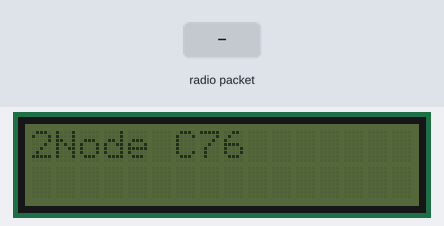
Simulated run of this sketch. Board: Arduino Uno, built with avr-gcc and run on an emulated ATmega328P. On the bench: 16×2 character LCD. Inputs (shaded band) come from the test bench. No radio packets arrive unless stated; what the sketch prints to the serial monitor is not drawn.

Above: at 3.2 s.
3.3 s: radio packet "1" arrives
At 4.5 s:
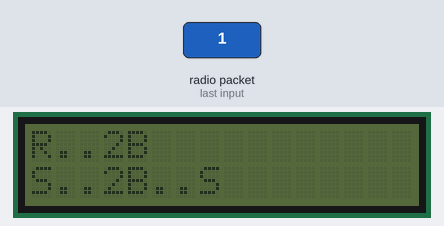
Timing chart, 0 to 6.3 s (numbered marks = the images above; inputs shaded):
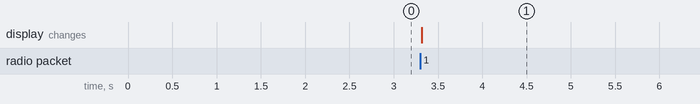

The sketch:

pong_dyn.ino
```cpp
/*
  Getting Started example sketch for nRF24L01+ radios
  This is a very basic example of how to send data from one node to another
  Updated: Dec 2014 by TMRh20
*/
#include <SPI.h>
#include "RF24.h"
#include <LiquidCrystal_I2C.h>
#include <printf.h>

LiquidCrystal_I2C lcd(0x27, 16, 2);
RF24 radio(7, 8);

/**********************************************************/
byte addresses[][6] = {"1Node", "2Node"};
const int min_payload_size = 4;
const int max_payload_size = 32;
const int payload_size_increments_by = 1;
int next_payload_size = min_payload_size;
char receive_payload[max_payload_size + 1]; // +1 to allow room for a terminating NULL char

void setup() {
  printf_begin();
  Serial.begin(115200);
  Serial.println(F("RF24/examples/GettingStarted - pong"));
  lcd.init(); // initialize the lcd
  lcd.noBacklight(); //Close the backlight

  radio.begin();
  // enable dynamic payloads
  radio.enableDynamicPayloads();
  // optionally, increase the delay between retries & # of retries
  radio.setRetries(5, 15);

  // Open a writing and reading pipe on each radio, with opposite addresses
  radio.openWritingPipe(addresses[0]);
  radio.openReadingPipe(1, addresses[1]);
  radio.startListening();
  radio.printDetails();

  lcd.print("2Node C");
  lcd.print(radio.getChannel());
  delay(2000);
  // Start the radio listening for data

}
void loop() {
  /****************** Pong Back Role ***************************/

  // if there is data ready
  while ( radio.available() ) {
    lcd.clear();
    lcd.print("R..");
    // Fetch the payload, and see if this was the last one.
    uint8_t len = radio.getDynamicPayloadSize();

    // If a corrupt dynamic payload is received, it will be flushed
    if (!len) {
      lcd.print("C");
      continue;
    }

    radio.read( receive_payload, len );
    // Put a zero at the end for easy printing
    receive_payload[len] = 0;
    // Spew it
    lcd.print(len);
    lcd.print("B");
    Serial.print(F("Got response size="));
    Serial.print(len);
    Serial.print(F(" value="));
    Serial.println(receive_payload);
    // First, stop listening so we can talk
    radio.stopListening();
    // Send the final one back.
    lcd.setCursor(0, 1);
    lcd.print("S..");
    lcd.print(len);
    lcd.print("B..");
    bool re = radio.write( receive_payload, len );
    lcd.print(re ? "S": "F");
    Serial.println(F("Sent response."));
    // Now, resume listening so we catch the next packets.
    radio.startListening();
  }
} // Loop
```

Measured:
- after the input at 3.3 s, the display: changes at once (image 1)
